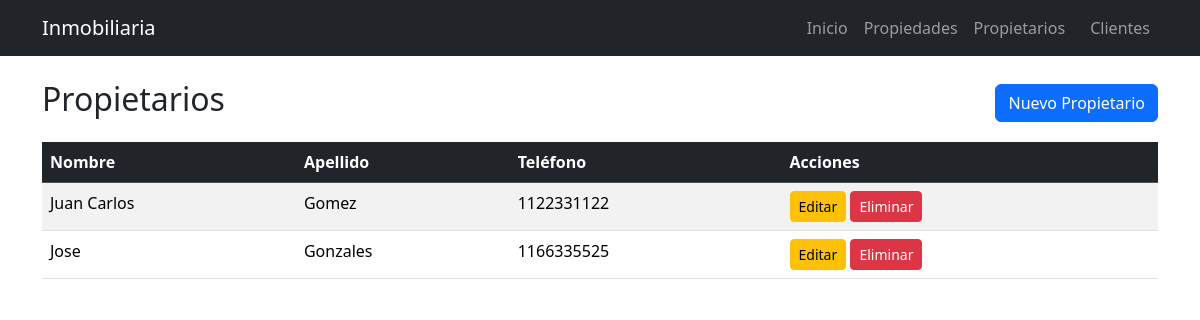
The app's page /propietarios/ with its own data.
### propietarios/models.py (models this page shows, shortened)
class Propietario(models.Model):
    nombre = models.CharField(max_length=30)
    apellido = models.CharField(max_length=30)
    telefono = models.CharField(max_length=20)

### propietarios/views.py (the view)
# urls.py: path("", listar_propietarios, name="listar_propietarios"),
def listar_propietarios(request):
    propietarios = Propietario.objects.all()
    return render(
        request,
        "propietarios/listar_propietarios.html",
        {"propietarios": propietarios}
    )

### propietarios/templates/propietarios/listar_propietarios.html
{% extends 'base.html' %}
{% block contenido %}
<div class="d-flex justify-content-between align-items-center mb-3">
    <h2>Propietarios</h2>
    <a class="btn btn-primary" href="/propietarios/crear/">
        Nuevo Propietario
    </a>
</div>
<table class="table table-striped">
    <thead class="table-dark">
        <tr>
            <th>Nombre</th>
            <th>Apellido</th>
            <th>Teléfono</th>
            <th>Acciones</th>
        </tr>
    </thead>
    <tbody>
        {% for propietario in propietarios %}
        <tr>
            <td>{{ propietario.nombre }}</td>
            <td>{{ propietario.apellido }}</td>
            <td>{{ propietario.telefono }}</td>
            <td>
                <a class="btn btn-warning btn-sm"
                    href="/propietarios/editar/{{ propietario.id }}/">
                     Editar
                </a>
                <a class="btn btn-danger btn-sm"
                    href="/propietarios/eliminar/{{ propietario.id }}/"
                    onclick="return confirm('¿Está seguro que desea eliminar este propietario?');">
                     Eliminar
                </a>
            </td>
        </tr>
        {% endfor %}
    </tbody>
</table>
{% endblock %}

### records on screen
Propietario: nombre "Juan Carlos", apellido "Gomez", telefono "1122331122"
Propietario: nombre "Jose", apellido "Gonzales", telefono "1166335525"
